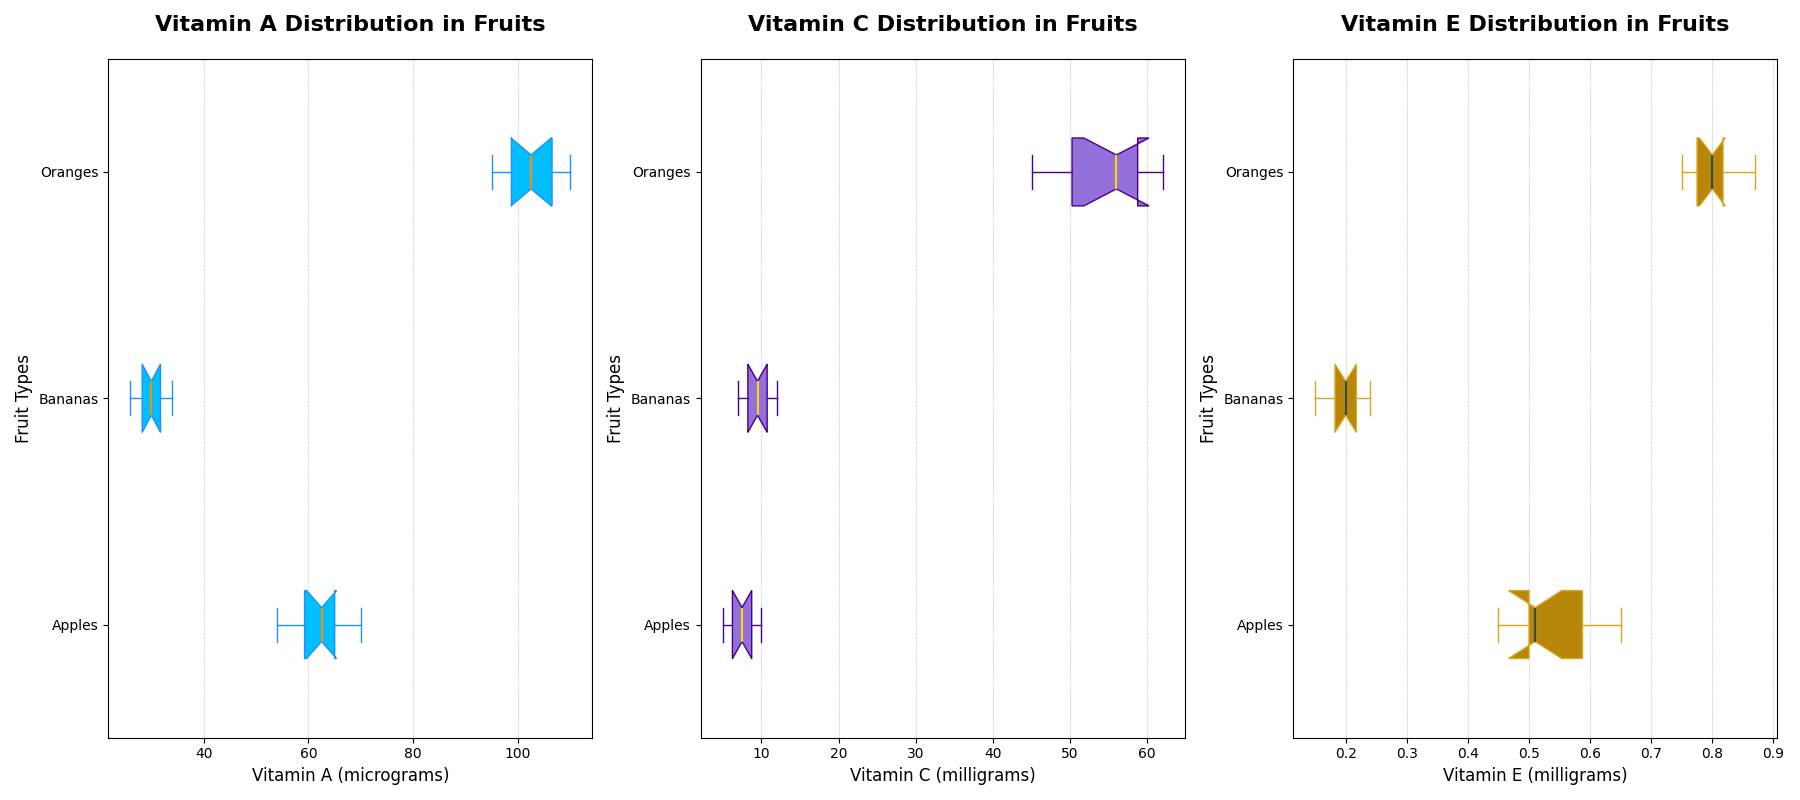

This figure's Python source:
import matplotlib.pyplot as plt
import numpy as np

# Data for Vitamin A (in micrograms)
vitamin_a_apples = np.array([54, 60, 63, 65, 59, 70, 65, 62, 55, 66])
vitamin_a_bananas = np.array([30, 28, 32, 31, 29, 33, 27, 26, 34, 30])
vitamin_a_oranges = np.array([98, 102, 110, 95, 105, 107, 103, 109, 101, 98])

# Data for Vitamin C (in milligrams)
vitamin_c_apples = np.array([6, 7, 8, 9, 5, 10, 7, 6, 8, 9])
vitamin_c_bananas = np.array([9, 8, 10, 11, 7, 12, 10, 9, 8, 12])
vitamin_c_oranges = np.array([50, 45, 55, 48, 60, 62, 51, 58, 59, 57])

# Data for Vitamin E (in milligrams)
vitamin_e_apples = np.array([0.5, 0.6, 0.45, 0.5, 0.6, 0.65, 0.55, 0.52, 0.48, 0.50])
vitamin_e_bananas = np.array([0.2, 0.15, 0.18, 0.22, 0.20, 0.19, 0.21, 0.23, 0.24, 0.18])
vitamin_e_oranges = np.array([0.8, 0.75, 0.85, 0.77, 0.80, 0.87, 0.76, 0.82, 0.81, 0.79])

# Aggregate data for box plot
vitamin_data_a = [vitamin_a_apples, vitamin_a_bananas, vitamin_a_oranges]
vitamin_data_c = [vitamin_c_apples, vitamin_c_bananas, vitamin_c_oranges]
vitamin_data_e = [vitamin_e_apples, vitamin_e_bananas, vitamin_e_oranges]

# Labels for fruits
fruit_labels = ['Apples', 'Bananas', 'Oranges']

# Plot setup
fig, axs = plt.subplots(1, 3, figsize=(18, 8))

# First subplot: Vitamin A Distribution
axs[0].boxplot(vitamin_data_a, vert=False, patch_artist=True, labels=fruit_labels, notch=True,
               boxprops=dict(facecolor='deepskyblue', color='dodgerblue'),
               whiskerprops=dict(color='dodgerblue'),
               capprops=dict(color='dodgerblue'),
               medianprops=dict(color='darkorange', linewidth=1.5))
axs[0].set_title('Vitamin A Distribution in Fruits', fontsize=16, weight='bold', pad=20)
axs[0].set_xlabel('Vitamin A (micrograms)', fontsize=12)
axs[0].set_ylabel('Fruit Types', fontsize=12)
axs[0].grid(True, linestyle='--', linewidth=0.5, alpha=0.7, axis='x')

# Second subplot: Vitamin C Distribution
axs[1].boxplot(vitamin_data_c, vert=False, patch_artist=True, labels=fruit_labels, notch=True,
               boxprops=dict(facecolor='mediumpurple', color='indigo'),
               whiskerprops=dict(color='indigo'),
               capprops=dict(color='indigo'),
               medianprops=dict(color='gold', linewidth=1.5))
axs[1].set_title('Vitamin C Distribution in Fruits', fontsize=16, weight='bold', pad=20)
axs[1].set_xlabel('Vitamin C (milligrams)', fontsize=12)
axs[1].set_ylabel('Fruit Types', fontsize=12)
axs[1].grid(True, linestyle='--', linewidth=0.5, alpha=0.7, axis='x')

# Third subplot: Vitamin E Distribution
axs[2].boxplot(vitamin_data_e, vert=False, patch_artist=True, labels=fruit_labels, notch=True,
               boxprops=dict(facecolor='darkgoldenrod', color='goldenrod'),
               whiskerprops=dict(color='goldenrod'),
               capprops=dict(color='goldenrod'),
               medianprops=dict(color='darkslategray', linewidth=1.5))
axs[2].set_title('Vitamin E Distribution in Fruits', fontsize=16, weight='bold', pad=20)
axs[2].set_xlabel('Vitamin E (milligrams)', fontsize=12)
axs[2].set_ylabel('Fruit Types', fontsize=12)
axs[2].grid(True, linestyle='--', linewidth=0.5, alpha=0.7, axis='x')

# Adjust layout for a better fit
plt.tight_layout()

# Show plot
plt.show()
